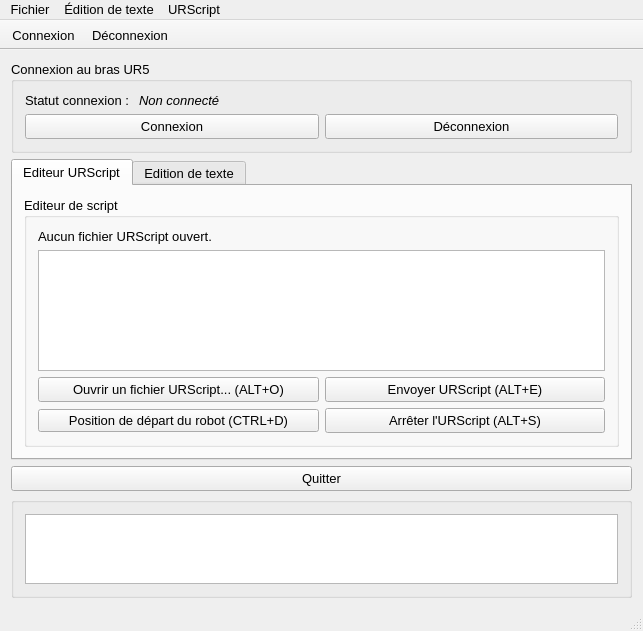
<?xml version="1.0" encoding="UTF-8"?>
<ui version="4.0">
 <class>MainWindow</class>
 <widget class="QMainWindow" name="MainWindow">
  <property name="geometry">
   <rect>
    <x>0</x>
    <y>0</y>
    <width>629</width>
    <height>621</height>
   </rect>
  </property>
  <property name="minimumSize">
   <size>
    <width>0</width>
    <height>0</height>
   </size>
  </property>
  <property name="font">
   <font>
    <pointsize>10</pointsize>
   </font>
  </property>
  <property name="windowTitle">
   <string>Client TCP UR5</string>
  </property>
  <property name="windowIcon">
   <iconset resource="mainwindow.qrc">
    <normaloff>:/new/icones/res/uricon.png</normaloff>:/new/icones/res/uricon.png</iconset>
  </property>
  <property name="autoFillBackground">
   <bool>true</bool>
  </property>
  <property name="toolButtonStyle">
   <enum>Qt::ToolButtonIconOnly</enum>
  </property>
  <property name="documentMode">
   <bool>false</bool>
  </property>
  <property name="tabShape">
   <enum>QTabWidget::Rounded</enum>
  </property>
  <property name="dockOptions">
   <set>QMainWindow::AllowTabbedDocks|QMainWindow::AnimatedDocks</set>
  </property>
  <widget class="QWidget" name="centralWidget">
   <layout class="QGridLayout" name="gridLayout_6">
    <item row="0" column="0">
     <widget class="QGroupBox" name="groupBoxConnexion">
      <property name="title">
       <string>Connexion au bras UR5</string>
      </property>
      <layout class="QGridLayout" name="gridLayout_5">
       <item row="0" column="0">
        <layout class="QFormLayout" name="formLayout">
         <item row="0" column="0">
          <widget class="QLabel" name="labelStatut">
           <property name="font">
            <font>
             <pointsize>10</pointsize>
            </font>
           </property>
           <property name="text">
            <string>Statut connexion : </string>
           </property>
          </widget>
         </item>
         <item row="0" column="1">
          <widget class="QLabel" name="labelStatutActuel">
           <property name="font">
            <font>
             <pointsize>10</pointsize>
            </font>
           </property>
           <property name="text">
            <string>&lt;em&gt;Non connecté&lt;/em&gt;</string>
           </property>
          </widget>
         </item>
        </layout>
       </item>
       <item row="1" column="0">
        <layout class="QGridLayout" name="gridLayout">
         <item row="0" column="2">
          <widget class="QPushButton" name="pushButtonDeconnexion">
           <property name="enabled">
            <bool>true</bool>
           </property>
           <property name="minimumSize">
            <size>
             <width>0</width>
             <height>25</height>
            </size>
           </property>
           <property name="text">
            <string>Déconnexion</string>
           </property>
          </widget>
         </item>
         <item row="0" column="1">
          <widget class="QPushButton" name="pushButtonConnexion">
           <property name="minimumSize">
            <size>
             <width>0</width>
             <height>25</height>
            </size>
           </property>
           <property name="text">
            <string>Connexion</string>
           </property>
           <property name="checkable">
            <bool>false</bool>
           </property>
          </widget>
         </item>
        </layout>
       </item>
      </layout>
     </widget>
    </item>
    <item row="1" column="0">
     <widget class="QTabWidget" name="tabWidget">
      <property name="autoFillBackground">
       <bool>true</bool>
      </property>
      <property name="tabPosition">
       <enum>QTabWidget::North</enum>
      </property>
      <property name="tabShape">
       <enum>QTabWidget::Rounded</enum>
      </property>
      <property name="currentIndex">
       <number>0</number>
      </property>
      <property name="elideMode">
       <enum>Qt::ElideNone</enum>
      </property>
      <property name="documentMode">
       <bool>false</bool>
      </property>
      <property name="tabsClosable">
       <bool>false</bool>
      </property>
      <property name="movable">
       <bool>false</bool>
      </property>
      <property name="tabBarAutoHide">
       <bool>false</bool>
      </property>
      <widget class="QWidget" name="tab">
       <attribute name="title">
        <string>Editeur URScript</string>
       </attribute>
       <layout class="QGridLayout" name="gridLayout_8">
        <item row="0" column="0">
         <widget class="QGroupBox" name="groupBoxProgramme">
          <property name="autoFillBackground">
           <bool>false</bool>
          </property>
          <property name="title">
           <string>Editeur de script</string>
          </property>
          <layout class="QGridLayout" name="gridLayout_11">
           <item row="0" column="0">
            <layout class="QGridLayout" name="gridLayout_10">
             <item row="0" column="0">
              <widget class="QLabel" name="labelProgramFileName">
               <property name="text">
                <string>Aucun fichier URScript ouvert.</string>
               </property>
              </widget>
             </item>
             <item row="1" column="0">
              <widget class="QTextEdit" name="textEditProgramme">
               <property name="minimumSize">
                <size>
                 <width>0</width>
                 <height>100</height>
                </size>
               </property>
              </widget>
             </item>
            </layout>
           </item>
           <item row="1" column="0">
            <layout class="QGridLayout" name="gridLayout_3">
             <item row="0" column="0">
              <widget class="QPushButton" name="pushButtonOuvrir">
               <property name="minimumSize">
                <size>
                 <width>0</width>
                 <height>25</height>
                </size>
               </property>
               <property name="text">
                <string>Ouvrir un fichier URScript... (ALT+O)</string>
               </property>
              </widget>
             </item>
             <item row="0" column="1">
              <widget class="QPushButton" name="pushButtonEnvoyerScript">
               <property name="minimumSize">
                <size>
                 <width>0</width>
                 <height>25</height>
                </size>
               </property>
               <property name="text">
                <string>Envoyer URScript (ALT+E)</string>
               </property>
              </widget>
             </item>
             <item row="1" column="0">
              <widget class="QPushButton" name="pushButtonPositionDepart">
               <property name="text">
                <string>Position de départ du robot (CTRL+D)</string>
               </property>
              </widget>
             </item>
             <item row="1" column="1">
              <widget class="QPushButton" name="pushButtonArreterProgramme">
               <property name="minimumSize">
                <size>
                 <width>0</width>
                 <height>25</height>
                </size>
               </property>
               <property name="text">
                <string>Arrêter l'URScript (ALT+S)</string>
               </property>
              </widget>
             </item>
            </layout>
           </item>
          </layout>
         </widget>
        </item>
       </layout>
      </widget>
      <widget class="QWidget" name="tab_2">
       <attribute name="title">
        <string>Edition de texte</string>
       </attribute>
       <layout class="QGridLayout" name="gridLayout_13">
        <item row="1" column="0">
         <widget class="QGroupBox" name="groupBoxFontXML">
          <property name="maximumSize">
           <size>
            <width>16777215</width>
            <height>16777215</height>
           </size>
          </property>
          <property name="autoFillBackground">
           <bool>false</bool>
          </property>
          <property name="title">
           <string>Police de caractères</string>
          </property>
          <layout class="QGridLayout" name="gridLayout_4">
           <item row="0" column="0">
            <layout class="QGridLayout" name="gridLayout_2">
             <item row="0" column="0">
              <widget class="QLabel" name="labelXMLFileName">
               <property name="text">
                <string>Aucun fichier XML ouvert</string>
               </property>
              </widget>
             </item>
             <item row="0" column="1">
              <widget class="QLabel" name="labelFontName">
               <property name="text">
                <string>Aucune police de caractère active</string>
               </property>
              </widget>
             </item>
             <item row="1" column="0">
              <widget class="QPushButton" name="pushButtonOuvrirXML">
               <property name="minimumSize">
                <size>
                 <width>0</width>
                 <height>25</height>
                </size>
               </property>
               <property name="text">
                <string>Ouvrir un fichier XML... (ALT+X)</string>
               </property>
              </widget>
             </item>
             <item row="1" column="1">
              <widget class="QComboBox" name="comboBoxChar">
               <property name="enabled">
                <bool>false</bool>
               </property>
              </widget>
             </item>
            </layout>
           </item>
          </layout>
         </widget>
        </item>
        <item row="2" column="0">
         <widget class="QGroupBox" name="groupBoxTextEditor">
          <property name="maximumSize">
           <size>
            <width>16777215</width>
            <height>16777215</height>
           </size>
          </property>
          <property name="autoFillBackground">
           <bool>false</bool>
          </property>
          <property name="title">
           <string>Éditeur de texte</string>
          </property>
          <layout class="QGridLayout" name="gridLayout_7">
           <item row="1" column="0" colspan="2">
            <widget class="QLineEdit" name="lineEditText">
             <property name="inputMask">
              <string/>
             </property>
            </widget>
           </item>
           <item row="3" column="0" colspan="2">
            <widget class="QPushButton" name="pushButtonGenerate">
             <property name="minimumSize">
              <size>
               <width>0</width>
               <height>0</height>
              </size>
             </property>
             <property name="text">
              <string>Générer URScript (ALT+G)</string>
             </property>
            </widget>
           </item>
           <item row="2" column="0" colspan="2">
            <widget class="QPushButton" name="pushButtonPreview">
             <property name="minimumSize">
              <size>
               <width>567</width>
               <height>25</height>
              </size>
             </property>
             <property name="text">
              <string>Prévisualisation courbes de Bézier (ALT+V)</string>
             </property>
            </widget>
           </item>
           <item row="0" column="0" colspan="2">
            <widget class="QLabel" name="labelText">
             <property name="text">
              <string>Veuillez entrer le message à écrire :</string>
             </property>
            </widget>
           </item>
          </layout>
         </widget>
        </item>
        <item row="3" column="0" rowspan="2">
         <spacer name="verticalSpacer">
          <property name="orientation">
           <enum>Qt::Vertical</enum>
          </property>
          <property name="sizeHint" stdset="0">
           <size>
            <width>20</width>
            <height>40</height>
           </size>
          </property>
         </spacer>
        </item>
       </layout>
      </widget>
     </widget>
    </item>
    <item row="2" column="0">
     <widget class="QPushButton" name="pushButtonQuitter">
      <property name="minimumSize">
       <size>
        <width>0</width>
        <height>25</height>
       </size>
      </property>
      <property name="text">
       <string>Quitter</string>
      </property>
     </widget>
    </item>
    <item row="3" column="0">
     <widget class="QGroupBox" name="groupBoxConsole">
      <property name="maximumSize">
       <size>
        <width>16777215</width>
        <height>130</height>
       </size>
      </property>
      <property name="title">
       <string/>
      </property>
      <layout class="QGridLayout" name="gridLayout_12">
       <item row="0" column="0">
        <widget class="QTextEdit" name="textEditLogs">
         <property name="maximumSize">
          <size>
           <width>16777215</width>
           <height>16777215</height>
          </size>
         </property>
         <property name="font">
          <font>
           <pointsize>10</pointsize>
          </font>
         </property>
         <property name="documentTitle">
          <string/>
         </property>
         <property name="readOnly">
          <bool>true</bool>
         </property>
         <property name="textInteractionFlags">
          <set>Qt::TextSelectableByKeyboard|Qt::TextSelectableByMouse</set>
         </property>
        </widget>
       </item>
      </layout>
     </widget>
    </item>
   </layout>
  </widget>
  <widget class="QMenuBar" name="menuBar">
   <property name="geometry">
    <rect>
     <x>0</x>
     <y>0</y>
     <width>629</width>
     <height>21</height>
    </rect>
   </property>
   <widget class="QMenu" name="menuFichier">
    <property name="title">
     <string>Fichier</string>
    </property>
    <addaction name="actionConnexion"/>
    <addaction name="actionDeconnexion"/>
    <addaction name="separator"/>
    <addaction name="actionQuitter"/>
   </widget>
   <widget class="QMenu" name="menuProgramme">
    <property name="title">
     <string>URScript</string>
    </property>
    <addaction name="actionOuvrir"/>
    <addaction name="separator"/>
    <addaction name="actionEnvoyerScript"/>
    <addaction name="actionArreter_Programme"/>
    <addaction name="actionPositionDepart"/>
   </widget>
   <widget class="QMenu" name="menuPolice">
    <property name="title">
     <string>Édition de texte</string>
    </property>
    <addaction name="actionOuvrirXML"/>
    <addaction name="separator"/>
    <addaction name="actionPreview"/>
    <addaction name="actionGenererScript"/>
   </widget>
   <addaction name="menuFichier"/>
   <addaction name="menuPolice"/>
   <addaction name="menuProgramme"/>
  </widget>
  <widget class="QStatusBar" name="statusBar"/>
  <widget class="QToolBar" name="toolBar">
   <property name="windowTitle">
    <string>toolBar</string>
   </property>
   <property name="movable">
    <bool>false</bool>
   </property>
   <property name="toolButtonStyle">
    <enum>Qt::ToolButtonTextUnderIcon</enum>
   </property>
   <attribute name="toolBarArea">
    <enum>TopToolBarArea</enum>
   </attribute>
   <attribute name="toolBarBreak">
    <bool>false</bool>
   </attribute>
   <addaction name="actionConnexion"/>
   <addaction name="actionDeconnexion"/>
  </widget>
  <action name="actionConnexion">
   <property name="icon">
    <iconset resource="mainwindow.qrc">
     <normaloff>:/new/icones/res/connection.png</normaloff>:/new/icones/res/connection.png</iconset>
   </property>
   <property name="text">
    <string>Connexion</string>
   </property>
   <property name="font">
    <font>
     <pointsize>10</pointsize>
    </font>
   </property>
   <property name="shortcut">
    <string>Alt+C</string>
   </property>
  </action>
  <action name="actionQuitter">
   <property name="text">
    <string>Quitter</string>
   </property>
   <property name="toolTip">
    <string>Quitter</string>
   </property>
   <property name="shortcut">
    <string>Alt+Q</string>
   </property>
  </action>
  <action name="actionDeconnexion">
   <property name="icon">
    <iconset resource="mainwindow.qrc">
     <normaloff>:/new/icones/res/logout.png</normaloff>:/new/icones/res/logout.png</iconset>
   </property>
   <property name="text">
    <string>Déconnexion</string>
   </property>
   <property name="shortcut">
    <string>Alt+D</string>
   </property>
  </action>
  <action name="actionOuvrir">
   <property name="text">
    <string>Ouvrir un fichier URScript...</string>
   </property>
   <property name="shortcut">
    <string>Alt+O</string>
   </property>
  </action>
  <action name="actionEnvoyerScript">
   <property name="text">
    <string>Envoyer URScript</string>
   </property>
   <property name="shortcut">
    <string>Alt+E</string>
   </property>
  </action>
  <action name="actionArreter_Programme">
   <property name="text">
    <string>Arrêter l'URScript</string>
   </property>
   <property name="shortcut">
    <string>Alt+S</string>
   </property>
  </action>
  <action name="actionOuvrirXML">
   <property name="text">
    <string>Ouvrir un fichier XML...</string>
   </property>
   <property name="shortcut">
    <string>Alt+X</string>
   </property>
  </action>
  <action name="actionGenererScript">
   <property name="text">
    <string>Générer le script</string>
   </property>
   <property name="toolTip">
    <string>Générer le script à envoyer au robot</string>
   </property>
   <property name="shortcut">
    <string>Alt+G</string>
   </property>
  </action>
  <action name="actionPreview">
   <property name="text">
    <string>Prévisualiser</string>
   </property>
   <property name="shortcut">
    <string>Alt+V</string>
   </property>
  </action>
  <action name="actionPositionDepart">
   <property name="text">
    <string>Position de départ du robot</string>
   </property>
   <property name="shortcut">
    <string>Ctrl+D</string>
   </property>
  </action>
 </widget>
 <layoutdefault spacing="6" margin="11"/>
 <tabstops>
  <tabstop>pushButtonConnexion</tabstop>
  <tabstop>pushButtonDeconnexion</tabstop>
  <tabstop>textEditProgramme</tabstop>
  <tabstop>pushButtonOuvrir</tabstop>
  <tabstop>pushButtonEnvoyerScript</tabstop>
  <tabstop>pushButtonPositionDepart</tabstop>
  <tabstop>pushButtonArreterProgramme</tabstop>
  <tabstop>tabWidget</tabstop>
  <tabstop>pushButtonOuvrirXML</tabstop>
  <tabstop>comboBoxChar</tabstop>
  <tabstop>lineEditText</tabstop>
  <tabstop>pushButtonPreview</tabstop>
  <tabstop>pushButtonGenerate</tabstop>
  <tabstop>pushButtonQuitter</tabstop>
  <tabstop>textEditLogs</tabstop>
 </tabstops>
 <resources>
  <include location="mainwindow.qrc"/>
 </resources>
 <connections>
  <connection>
   <sender>pushButtonConnexion</sender>
   <signal>clicked()</signal>
   <receiver>actionConnexion</receiver>
   <slot>trigger()</slot>
   <hints>
    <hint type="sourcelabel">
     <x>311</x>
     <y>138</y>
    </hint>
    <hint type="destinationlabel">
     <x>-1</x>
     <y>-1</y>
    </hint>
   </hints>
  </connection>
  <connection>
   <sender>pushButtonDeconnexion</sender>
   <signal>clicked()</signal>
   <receiver>actionDeconnexion</receiver>
   <slot>trigger()</slot>
   <hints>
    <hint type="sourcelabel">
     <x>608</x>
     <y>138</y>
    </hint>
    <hint type="destinationlabel">
     <x>-1</x>
     <y>-1</y>
    </hint>
   </hints>
  </connection>
  <connection>
   <sender>pushButtonQuitter</sender>
   <signal>clicked()</signal>
   <receiver>actionQuitter</receiver>
   <slot>trigger()</slot>
   <hints>
    <hint type="sourcelabel">
     <x>332</x>
     <y>640</y>
    </hint>
    <hint type="destinationlabel">
     <x>-1</x>
     <y>-1</y>
    </hint>
   </hints>
  </connection>
  <connection>
   <sender>pushButtonEnvoyerScript</sender>
   <signal>clicked()</signal>
   <receiver>actionEnvoyerScript</receiver>
   <slot>trigger()</slot>
   <hints>
    <hint type="sourcelabel">
     <x>398</x>
     <y>569</y>
    </hint>
    <hint type="destinationlabel">
     <x>-1</x>
     <y>-1</y>
    </hint>
   </hints>
  </connection>
  <connection>
   <sender>pushButtonOuvrir</sender>
   <signal>clicked()</signal>
   <receiver>actionOuvrir</receiver>
   <slot>trigger()</slot>
   <hints>
    <hint type="sourcelabel">
     <x>52</x>
     <y>569</y>
    </hint>
    <hint type="destinationlabel">
     <x>-1</x>
     <y>-1</y>
    </hint>
   </hints>
  </connection>
  <connection>
   <sender>pushButtonArreterProgramme</sender>
   <signal>clicked()</signal>
   <receiver>actionArreter_Programme</receiver>
   <slot>trigger()</slot>
   <hints>
    <hint type="sourcelabel">
     <x>399</x>
     <y>600</y>
    </hint>
    <hint type="destinationlabel">
     <x>-1</x>
     <y>-1</y>
    </hint>
   </hints>
  </connection>
  <connection>
   <sender>pushButtonPositionDepart</sender>
   <signal>clicked()</signal>
   <receiver>actionPositionDepart</receiver>
   <slot>trigger()</slot>
   <hints>
    <hint type="sourcelabel">
     <x>192</x>
     <y>599</y>
    </hint>
    <hint type="destinationlabel">
     <x>-1</x>
     <y>-1</y>
    </hint>
   </hints>
  </connection>
  <connection>
   <sender>pushButtonOuvrirXML</sender>
   <signal>clicked()</signal>
   <receiver>actionOuvrirXML</receiver>
   <slot>trigger()</slot>
   <hints>
    <hint type="sourcelabel">
     <x>115</x>
     <y>261</y>
    </hint>
    <hint type="destinationlabel">
     <x>-1</x>
     <y>-1</y>
    </hint>
   </hints>
  </connection>
  <connection>
   <sender>pushButtonPreview</sender>
   <signal>clicked()</signal>
   <receiver>actionPreview</receiver>
   <slot>trigger()</slot>
   <hints>
    <hint type="sourcelabel">
     <x>334</x>
     <y>402</y>
    </hint>
    <hint type="destinationlabel">
     <x>-1</x>
     <y>-1</y>
    </hint>
   </hints>
  </connection>
  <connection>
   <sender>pushButtonGenerate</sender>
   <signal>clicked()</signal>
   <receiver>actionGenererScript</receiver>
   <slot>trigger()</slot>
   <hints>
    <hint type="sourcelabel">
     <x>364</x>
     <y>432</y>
    </hint>
    <hint type="destinationlabel">
     <x>-1</x>
     <y>-1</y>
    </hint>
   </hints>
  </connection>
 </connections>
</ui>
